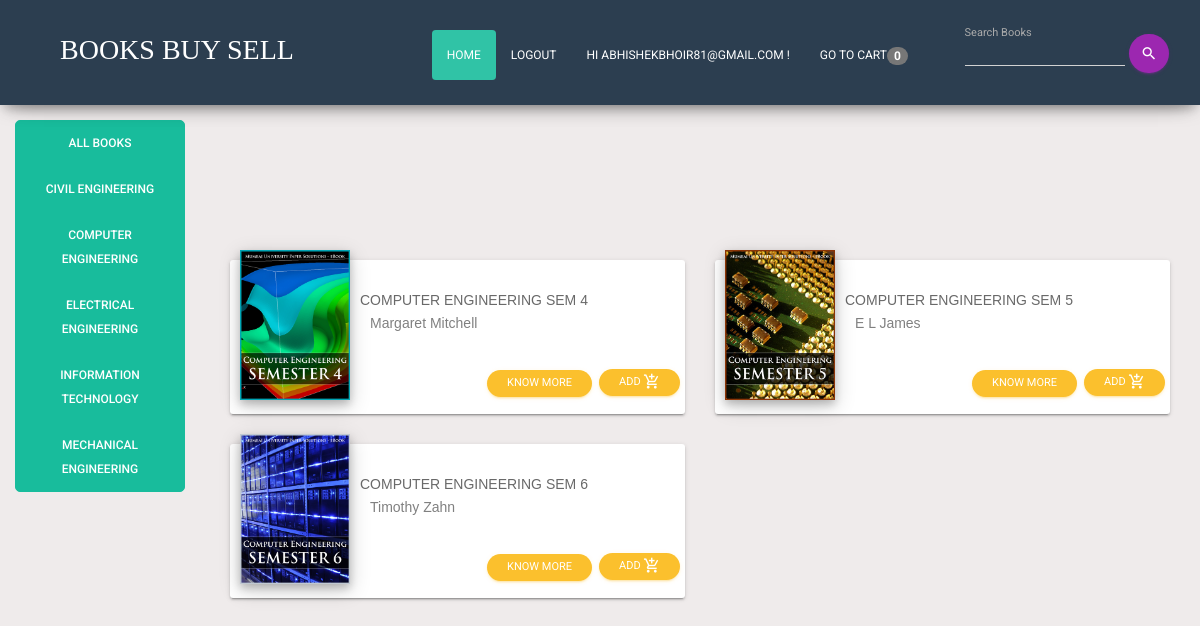
Screenshot of /index.php?category=Computer Engineering (signed in) with the database file from the repository.
### tables this page shows
CREATE TABLE `category` (
  `name` varchar(25) NOT NULL
);

CREATE TABLE `books` (
  `book_id` int(200) NOT NULL,
  `author` varchar(25) NOT NULL,
  `keywords` varchar(255) NOT NULL,
  `title` varchar(80) NOT NULL,
  `price` int(200) NOT NULL,
  `image` varchar(200) NOT NULL,
  `description` text NOT NULL,
  `category` varchar(25) NOT NULL
);

### function/functions.php (the view, shortened to what this page needs)
<?php
$conn=mysqli_connect("localhost", "root", "","dbbooks");
function getIpAdd()
{
    if (!empty($_SERVER['HTTP_CLIENT_IP']))
    {
      $ip=$_SERVER['HTTP_CLIENT_IP'];
    }
    elseif (!empty($_SERVER['HTTP_X_FORWARDED_FOR']))
    {
      $ip=$_SERVER['HTTP_X_FORWARDED_FOR'];
    }
    else
    {
      $ip=$_SERVER['REMOTE_ADDR'];
    }
    return $ip;
}
function total_items(){
    global $conn;
    $ip=getIpAdd();
    if(isset($_GET['add_cart']))
    {
        $get_items="SELECT * FROM `cart` WHERE `ip_add`='$ip'";
        $run=mysqli_query($conn, $get_items);
        $count = mysqli_num_rows($run);
    }
    else {
        $get_items="SELECT * FROM `cart` WHERE `ip_add`='$ip'";
        $run=mysqli_query($conn, $get_items);
        $count = mysqli_num_rows($run);
    }
    echo $count;
}
function getcats(){
	global $conn;
	$query4="SELECT * from category";
	$result=mysqli_query($conn, $query4);
	while($row=mysqli_fetch_array($result))
	{
		echo "<li role=\"presentation\"><a href=\"index.php?category=".$row['name']."\">".$row['name']."</a></li>";
	}
}
function get_bycat(){
  global $conn;
  if(isset($_GET['category'])){
    $cat_id= $_GET['category'];
    $get_cat_pro = "SELECT * FROM Books WHERE category LIKE '$cat_id'";
    $run_cat_pro=mysqli_query($conn,$get_cat_pro);
    while($row=mysqli_fetch_array($run_cat_pro))
  {
    echo "<div class='col-lg-6 col-md-3'>
                            <div class='card'>
                                <img class='card-img' height='200px' width='200px' src='assets/images/".$row['image']."'>
                                <span class='content-card'>
                                    <h6>".$row['title']."</h6>
                                    <h7>".$row['author']."</h7>
                                </span>
                                <a href='index.php?add_cart=".$row['book_id']."'><button class='buybtn btn btn-warning btn-round btn-sm'>
                  Add <i class='material-icons'>add_shopping_cart</i>
                </button></a>
                                <button class='knowbtn btn btn-warning btn-round btn-sm' data-toggle='modal' data-target='#".$row['book_id']."'>
                  Know More
                </button>";
        echo "<div class='modal fade' id='".$row['book_id']."' tabindex='-1' role='dialog' aria-labelledby='myModalLabel' aria-hidden='true'>
                  <div class='modal-dialog'>
                    <div class='modal-content'>
                      <div class='modal-header'>
                        <button type='button' class='close' data-dismiss='modal' aria-hidden='true'>&times;</button>
                        <img class='modal-body' style=\"margin-left:100px;margin-top:50px;\" height='100px' width='170px' src='assets/images/".$row['image']."'>
                        <h4 class='modal-title' style=\"margin-left:100px;margin-top:180px;\"  id='myModalLabel'>".$row['title']."</h4>
                      </div>
                      <div class='modal-body'>
                      <h4><p align='right'>&#8377;".$row['price']."</p></h4>".
                          $row['description']
                      ."</div>
                    </div>
                  </div>
                </div>
              </div>
                        </div>";
  }
    }
  }
?>

### assets/css/styles.css (style rules this page uses)
.card { background-color: white; height: 11em; margin-top: 30px; }
.card img { height: 150px; width: 110px; position: absolute; box-shadow: 0 4px 8px 0 rgba(0, 0, 0, 0.2), 0 6px 20px 0 rgba(0, 0, 0, 0.19); top: -10px; left: 10px; }
.card h6 { margin: 30px 10px 2px 130px; font-family: sans-serif; color: dimgray; }
body { margin-top: 80px; background-color: #efebeb; }
h7 { margin: 2px 5px 20px 140px; font-family: sans-serif; color: grey }
.card button { position: absolute; }
.buybtn { position: absolute; bottom: 8px; right: 4px; }
.knowbtn { bottom: 8px; right: 92px; }

### index.php (style rules this page uses)
li { color:#ffffff; }
a:link,a:visited { display: block; text-decoration: none; }
#category a { color: #fff; }

### rows the page displays
category: name "CIVIL ENGINEERING"
category: name "COMPUTER ENGINEERING"
category: name "ELECTRICAL ENGINEERING"
category: name "INFORMATION TECHNOLOGY"
category: name "MECHANICAL ENGINEERING"
books: image (picture), title "COMPUTER ENGINEERING SEM 4", author "Margaret Mitchell"
books: image (picture), title "COMPUTER ENGINEERING SEM 5", author "E L James"
books: image (picture), title "COMPUTER ENGINEERING SEM 6", author "Timothy Zahn"

### other values shown
$_SESSION['email'] "ABHISHEKBHOIR81@GMAIL.COM"
$count "0"
